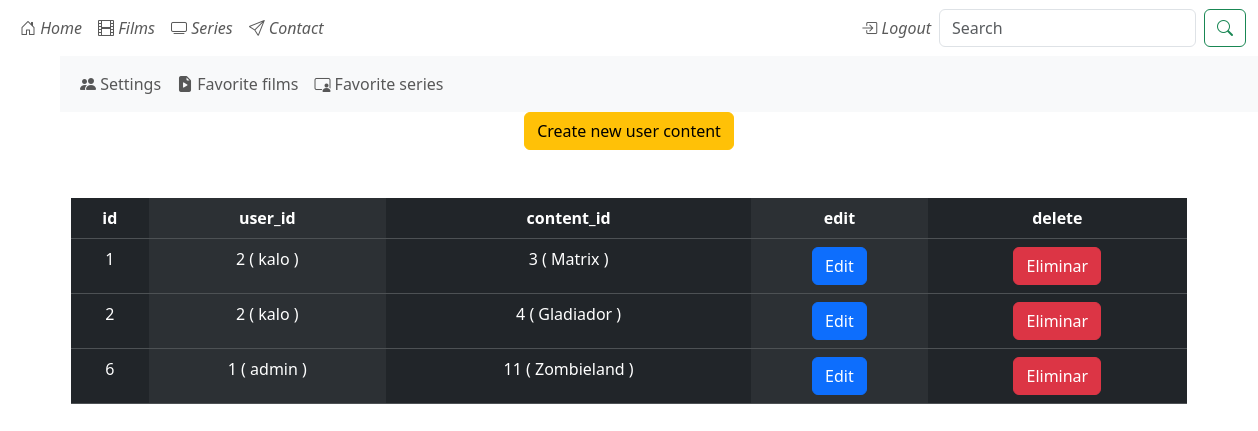
/admin/users_contents/showAll (signed in), run on an earlier commit of the app's database.
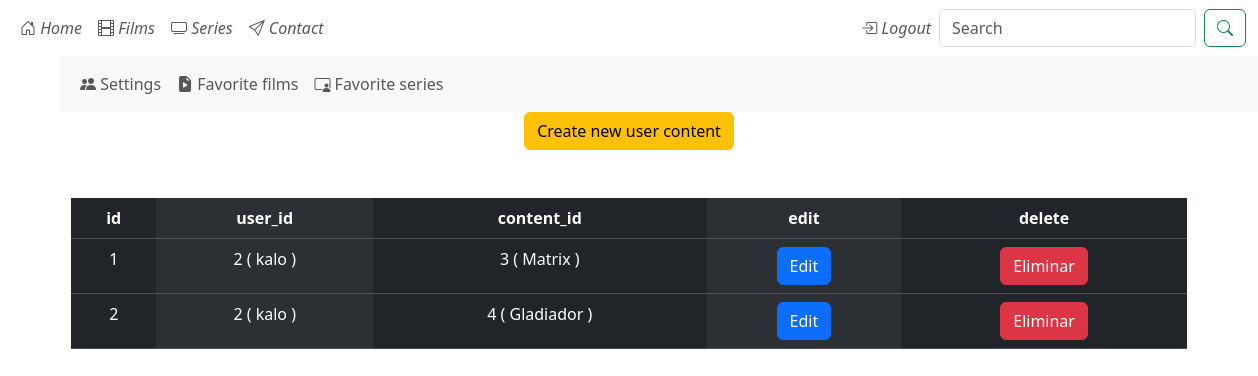
And on a later commit of the database.
### tables this page shows
CREATE TABLE users_contents (
            id INTEGER PRIMARY KEY AUTOINCREMENT,
            user_id INTEGER,
            content_id INTEGER,
            foreign key (user_id) references users(id) ON UPDATE CASCADE ON DELETE CASCADE,
            foreign key (content_id) references contents(id) ON UPDATE CASCADE ON DELETE CASCADE
        );

CREATE TABLE users (
                                    id INTEGER PRIMARY KEY AUTOINCREMENT,
                                    name varchar(255),
                                    password varchar(255),
                                    email varchar(50),
                                    birddate date,
                                    rol varchar(20) default 'normal'
                            );

CREATE TABLE contents (
                    id INTEGER PRIMARY KEY AUTOINCREMENT,
                    type varchar(20),
                    genre varchar(20),
                    title varchar(255),
                    year integer,
                    image varchar(255),
                    clicks integer
            );

### main.py (the view)
@app.route("/admin/users_contents/showAll")
@app.route("/admin/users_contents/showAll/<page>")
def show_all_users_contents_admin(page=0):
    if 'name' not in session:
        if session["rol"] != "admin":
            return redirect("/form_login")
    page=int(page)
    users_contents=sqlite_users_contents.get_all_users_contents(page*10)
    total_pages=sqlite_users_contents.get_count_users_contents()
    last_page=floor(total_pages/10)
    return render_template("admin/users_contents/showAll.html",users_contents=users_contents, sqlite_users=sqlite_users, sqlite_contents=sqlite_contents, page=page, last_page=last_page)

### data/sqliteClient.py (called while the page is built, shortened)
    def connect(self):
        incializar_bd=False
        if not os.path.exists(self.SQLITE_DB):
            incializar_bd=True
        try:
            self.connection=sqlite3.connect(self.SQLITE_DB, check_same_thread=False)
            self.cursor=self.connection.cursor()
        except Exception as e:
            print("Exception: ", e)

    def close(self):
        if self.connection!=None:
            self.connection.close()

### data/sqliteContents.py (called while the page is built)
    def get_content_by_field(self, field, value):
        self.sqliteClient.cursor.execute(f"SELECT * FROM contents WHERE {field}='{value}'")
        tupla=self.sqliteClient.cursor.fetchall()
        return tupla

### data/sqliteUsers.py (called while the page is built)
    def get_user_by_field(self, field, value):
        print ("pasado el valor ", field, value)
        self.sqliteClient.cursor.execute(f"SELECT * FROM users WHERE {field}='{value}'")
        tupla=self.sqliteClient.cursor.fetchall()
        return tupla

### data/sqliteUsersContents.py (called while the page is built)
    def get_all_users_contents(self, page):
        self.sqliteClient.cursor.execute("SELECT * FROM users_contents LIMIT ?, 10", (page,))
        return self.sqliteClient.cursor.fetchall()

### main.py (called while the page is built)
@app.before_request
def before_request_func():
    database.connect()

### templates/admin/users_contents/showAll.html (shortened to what this page needs)
{% extends "base.html" %}
{% block content %}
{% set delete_to_user_content=-1 %}
<div class="container text-center">
    <a href="/admin/users_contents/form_create" class="btn btn-warning">Create new user content</a>
    <div class="row">
        <div class="col md-12">
            <nav class="navbar">
            </nav>
        </div>
    </div>
    <div class="row">
        <div class="col md-6 mx-auto mt-3">
            <table class="table table-dark table-striped-columns">
                <thead>
                    <tr>
                        <th>id</th>
                        <th>user_id</th>
                        <th>content_id</th>
                        <th>edit</th>
                        <th>delete</th>
                    </tr>
                </thead>
                    <tbody>
                        {%for user_content in users_contents %}
                        <tr>
                            <td>{{user_content[0]}}</td>
                            {% set user_id=user_content[1] %}
                            <td>{{user_id}} ( {{ sqlite_users.get_user_by_field("id", user_id )[0][1]}} )</td>
                            {% set content_id=user_content[2] %}
                            <td>{{content_id}} ( {{ sqlite_contents.get_content_by_field("id", content_id )[0][3]}} )</td>
                            <td>
                                <form action="/admin/users_contents/form_update" method="post">
                                <button type="submit" class="btn btn-primary">Edit</button>
                                </form>
                            </td>
                            <td>
                                {% set delete_to_user_content=user_content[0] %}
                                <button type="button" class="btn btn-danger" data-bs-toggle="modal" data-bs-target="#exampleModal{{delete_to_user_content}}">
                                    Eliminar
                                </button>
                            </td>
                        </tr>
                        {% endfor %}
                    </tbody>
            </table>
        </div>
    </div>
</div>
{% endblock %}

What changed in the data, as far as the page shows it:
removed users_contents: id "6", user "1", content "11"
no longer on this page (row unchanged): users: name "admin"
no longer on this page (row unchanged): contents: title "Zombieland"
